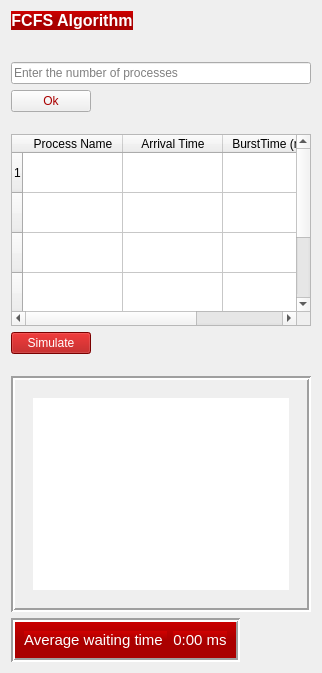
            <widget class="QWidget" name="page_1">
             <layout class="QVBoxLayout" name="verticalLayout_9">
              <item>
               <widget class="QLabel" name="label_7">
                <property name="sizePolicy">
                 <sizepolicy hsizetype="Fixed" vsizetype="Fixed">
                  <horstretch>0</horstretch>
                  <verstretch>0</verstretch>
                 </sizepolicy>
                </property>
                <property name="font">
                 <font>
                  <pointsize>12</pointsize>
                  <weight>75</weight>
                  <bold>true</bold>
                 </font>
                </property>
                <property name="styleSheet">
                 <string notr="true"> background-color: QLinearGradient(x1:0, y1:0, x2:0, y2:1, stop:0  rgb(208, 0, 0), stop: 0.5 rgb(170, 0, 0));
</string>
                </property>
                <property name="text">
                 <string>&lt;html&gt;&lt;head/&gt;&lt;body&gt;&lt;p align=&quot;center&quot;&gt;&lt;span style=&quot; color:#ffffff;&quot;&gt;FCFS Algorithm&lt;/span&gt;&lt;/p&gt;&lt;/body&gt;&lt;/html&gt;</string>
                </property>
                <property name="textFormat">
                 <enum>Qt::RichText</enum>
                </property>
               </widget>
              </item>
              <item>
               <widget class="Line" name="line_5">
                <property name="sizePolicy">
                 <sizepolicy hsizetype="Fixed" vsizetype="Fixed">
                  <horstretch>0</horstretch>
                  <verstretch>0</verstretch>
                 </sizepolicy>
                </property>
                <property name="minimumSize">
                 <size>
                  <width>0</width>
                  <height>20</height>
                 </size>
                </property>
                <property name="styleSheet">
                 <string notr="true">border:none</string>
                </property>
                <property name="orientation">
                 <enum>Qt::Vertical</enum>
                </property>
               </widget>
              </item>
              <item>
               <layout class="QVBoxLayout" name="verticalLayout_7">
                <item>
                 <widget class="QLineEdit" name="process_no_1">
                  <property name="sizePolicy">
                   <sizepolicy hsizetype="Maximum" vsizetype="Preferred">
                    <horstretch>0</horstretch>
                    <verstretch>0</verstretch>
                   </sizepolicy>
                  </property>
                  <property name="maximumSize">
                   <size>
                    <width>300</width>
                    <height>16777215</height>
                   </size>
                  </property>
                  <property name="styleSheet">
                   <string notr="true">font: 75  9pt &quot;MS Shell Dlg 2&quot;;


	color: rgb(0, 0, 0);</string>
                  </property>
                  <property name="text">
                   <string/>
                  </property>
                  <property name="placeholderText">
                   <string>Enter the number of processes</string>
                  </property>
                 </widget>
                </item>
                <item>
                 <widget class="QPushButton" name="ok_1">
                  <property name="sizePolicy">
                   <sizepolicy hsizetype="Fixed" vsizetype="Fixed">
                    <horstretch>0</horstretch>
                    <verstretch>0</verstretch>
                   </sizepolicy>
                  </property>
                  <property name="styleSheet">
                   <string notr="true">QPushButton::hover

{

	background-color: rgb(255, 0, 0);
	color: rgb(255, 255, 255);
}

QPushButton{
	
	font: 75  11pt bold &quot;Perpetua Titling MT&quot;;

	color: rgb(170, 0, 0);


}

QPushButton:pressed
{
    background-color: QLinearGradient( x1: 0, y1: 0, x2: 0, y2: 1, stop: 0 #2d2d2d, stop: 0.1 #2b2b2b, stop: 0.5 #292929, stop: 0.9 #282828, stop: 1 #252525);
}</string>
                  </property>
                  <property name="text">
                   <string>Ok</string>
                  </property>
                 </widget>
                </item>
                <item>
                 <widget class="Line" name="line_15">
                  <property name="sizePolicy">
                   <sizepolicy hsizetype="Fixed" vsizetype="Fixed">
                    <horstretch>0</horstretch>
                    <verstretch>0</verstretch>
                   </sizepolicy>
                  </property>
                  <property name="minimumSize">
                   <size>
                    <width>0</width>
                    <height>10</height>
                   </size>
                  </property>
                  <property name="styleSheet">
                   <string notr="true">border:none
</string>
                  </property>
                  <property name="orientation">
                   <enum>Qt::Vertical</enum>
                  </property>
                 </widget>
                </item>
                <item>
                 <widget class="QTableWidget" name="tableWidget_1">
                  <property name="sizePolicy">
                   <sizepolicy hsizetype="Minimum" vsizetype="Expanding">
                    <horstretch>0</horstretch>
                    <verstretch>0</verstretch>
                   </sizepolicy>
                  </property>
                  <property name="maximumSize">
                   <size>
                    <width>420</width>
                    <height>16777215</height>
                   </size>
                  </property>
                  <property name="styleSheet">
                   <string notr="true">QTableWidge::hover

{

	background-color: rgb(255, 0, 0);
}

QTableWidget::item::hover

{

	background-color: rgb(255, 255, 255);
	color: rgb(0, 0, 0);

}
QTableWidget::item::selected::none

{
background-color: rgb(255, 225, 230);
	color: rgb(0, 0, 0);

}
QTableWidget{
		font: 75 12pt bold &quot;Perpetua Titling MT&quot;;

	color: rgb(0, 0, 0);
}
border:none
</string>
                  </property>
                  <property name="editTriggers">
                   <set>QAbstractItemView::AllEditTriggers</set>
                  </property>
                  <attribute name="verticalHeaderMinimumSectionSize">
                   <number>30</number>
                  </attribute>
                  <attribute name="verticalHeaderDefaultSectionSize">
                   <number>40</number>
                  </attribute>
                  <row>
                   <property name="text">
                    <string>1</string>
                   </property>
                  </row>
                  <row>
                   <property name="text">
                    <string/>
                   </property>
                  </row>
                  <row>
                   <property name="text">
                    <string/>
                   </property>
                  </row>
                  <row>
                   <property name="text">
                    <string/>
                   </property>
                  </row>
                  <row>
                   <property name="text">
                    <string/>
                   </property>
                  </row>
                  <column>
                   <property name="text">
                    <string>Process Name</string>
                   </property>
                  </column>
                  <column>
                   <property name="text">
                    <string>Arrival Time</string>
                   </property>
                  </column>
                  <column>
                   <property name="text">
                    <string>BurstTime (ms)</string>
                   </property>
                  </column>
                 </widget>
                </item>
                <item>
                 <widget class="QPushButton" name="simulate_1">
                  <property name="sizePolicy">
                   <sizepolicy hsizetype="Fixed" vsizetype="Fixed">
                    <horstretch>0</horstretch>
                    <verstretch>0</verstretch>
                   </sizepolicy>
                  </property>
                  <property name="styleSheet">
                   <string notr="true">QPushButton::hover

{

	background-color: rgb(255, 0, 0);
}

QPushButton{
	
	font: 75  11pt bold &quot;Perpetua Titling MT&quot;;

	color: rgb(255, 255, 255);
	background-color: rgb(170, 0, 0);


}

QPushButton:pressed
{
    background-color: QLinearGradient( x1: 0, y1: 0, x2: 0, y2: 1, stop: 0 #2d2d2d, stop: 0.1 #2b2b2b, stop: 0.5 #292929, stop: 0.9 #282828, stop: 1 #252525);
}</string>
                  </property>
                  <property name="text">
                   <string>Simulate</string>
                  </property>
                 </widget>
                </item>
               </layout>
              </item>
              <item>
               <widget class="Line" name="line_11">
                <property name="sizePolicy">
                 <sizepolicy hsizetype="Fixed" vsizetype="Fixed">
                  <horstretch>0</horstretch>
                  <verstretch>0</verstretch>
                 </sizepolicy>
                </property>
                <property name="minimumSize">
                 <size>
                  <width>0</width>
                  <height>10</height>
                 </size>
                </property>
                <property name="styleSheet">
                 <string notr="true">border:none</string>
                </property>
                <property name="orientation">
                 <enum>Qt::Vertical</enum>
                </property>
               </widget>
              </item>
              <item>
               <widget class="QFrame" name="frame_13">
                <property name="sizePolicy">
                 <sizepolicy hsizetype="Expanding" vsizetype="Expanding">
                  <horstretch>0</horstretch>
                  <verstretch>0</verstretch>
                 </sizepolicy>
                </property>
                <property name="styleSheet">
                 <string notr="true"/>
                </property>
                <property name="frameShape">
                 <enum>QFrame::Box</enum>
                </property>
                <property name="frameShadow">
                 <enum>QFrame::Sunken</enum>
                </property>
                <property name="lineWidth">
                 <number>2</number>
                </property>
                <layout class="QVBoxLayout" name="verticalLayout_12">
                 <item>
                  <widget class="QScrollArea" name="scrollArea_6">
                   <property name="styleSheet">
                    <string notr="true">border:none;</string>
                   </property>
                   <property name="widgetResizable">
                    <bool>true</bool>
                   </property>
                   <widget class="QWidget" name="scrollAreaWidgetContents_6">
                    <property name="geometry">
                     <rect>
                      <x>0</x>
                      <y>0</y>
                      <width>884</width>
                      <height>227</height>
                     </rect>
                    </property>
                    <layout class="QGridLayout" name="gridLayout_10">
                     <item row="0" column="0">
                      <widget class="QGraphicsView" name="graphicsView_1"/>
                     </item>
                    </layout>
                   </widget>
                  </widget>
                 </item>
                </layout>
               </widget>
              </item>
              <item>
               <widget class="QFrame" name="frame_10">
                <property name="sizePolicy">
                 <sizepolicy hsizetype="Fixed" vsizetype="Fixed">
                  <horstretch>0</horstretch>
                  <verstretch>0</verstretch>
                 </sizepolicy>
                </property>
                <property name="styleSheet">
                 <string notr="true"> background-color: QLinearGradient(x1:0, y1:0, x2:0, y2:1, stop:0  rgb(208, 0, 0), stop: 0.5 rgb(170, 0, 0));</string>
                </property>
                <property name="frameShape">
                 <enum>QFrame::Box</enum>
                </property>
                <property name="frameShadow">
                 <enum>QFrame::Sunken</enum>
                </property>
                <property name="lineWidth">
                 <number>2</number>
                </property>
                <layout class="QHBoxLayout" name="horizontalLayout_4">
                 <item>
                  <widget class="QLabel" name="label_14">
                   <property name="sizePolicy">
                    <sizepolicy hsizetype="Fixed" vsizetype="Fixed">
                     <horstretch>0</horstretch>
                     <verstretch>0</verstretch>
                    </sizepolicy>
                   </property>
                   <property name="font">
                    <font>
                     <pointsize>12</pointsize>
                     <weight>75</weight>
                     <bold>true</bold>
                    </font>
                   </property>
                   <property name="styleSheet">
                    <string notr="true">color: rgb(122, 122, 122);</string>
                   </property>
                   <property name="text">
                    <string>&lt;html&gt;&lt;head/&gt;&lt;body&gt;&lt;p align=&quot;center&quot;&gt;&lt;span style=&quot; font-size:11pt; font-weight:400; color:#ffffff;&quot;&gt;Average waiting time &lt;/span&gt;&lt;/p&gt;&lt;/body&gt;&lt;/html&gt;</string>
                   </property>
                   <property name="textFormat">
                    <enum>Qt::RichText</enum>
                   </property>
                  </widget>
                 </item>
                 <item>
                  <widget class="QLabel" name="t_waiting_1">
                   <property name="sizePolicy">
                    <sizepolicy hsizetype="Fixed" vsizetype="Fixed">
                     <horstretch>0</horstretch>
                     <verstretch>0</verstretch>
                    </sizepolicy>
                   </property>
                   <property name="font">
                    <font>
                     <pointsize>12</pointsize>
                     <weight>75</weight>
                     <bold>true</bold>
                    </font>
                   </property>
                   <property name="styleSheet">
                    <string notr="true"/>
                   </property>
                   <property name="text">
                    <string>&lt;html&gt;&lt;head/&gt;&lt;body&gt;&lt;p align=&quot;center&quot;&gt;&lt;span style=&quot; font-size:11pt; font-weight:400; color:#ffffff;&quot;&gt;0:00 ms&lt;/span&gt;&lt;/p&gt;&lt;/body&gt;&lt;/html&gt;</string>
                   </property>
                   <property name="textFormat">
                    <enum>Qt::RichText</enum>
                   </property>
                  </widget>
                 </item>
                </layout>
               </widget>
              </item>
             </layout>
            </widget>
